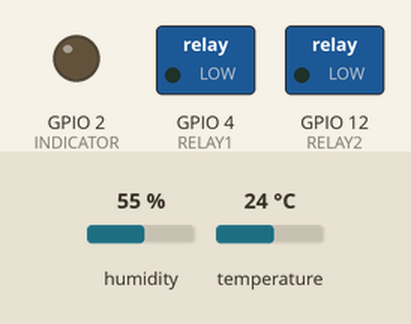
Simulated run of this sketch. Board: ESP8266 (NodeMCU). On the bench: switched loads named in the sketch (green lamp = pin HIGH), output pins drawn as LEDs (lit = HIGH). The test bench sets the inputs (shaded band); at power-on: temperature 24 °C, humidity 55 %. What the sketch prints to the serial monitor is not drawn.

Above: at 9.8 s.
9.9 s: temperature set to 21.5 °C
13.8 s: temperature set to 20.2 °C
At 15.9 s:
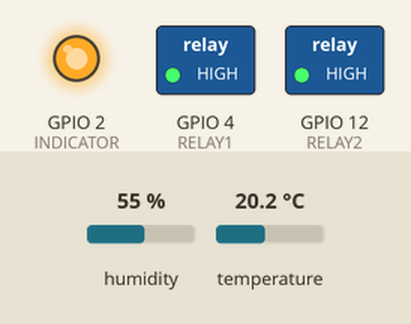
17.7 s: temperature set to 22.4 °C
21.6 s: temperature set to 23.7 °C
At 23.9 s:
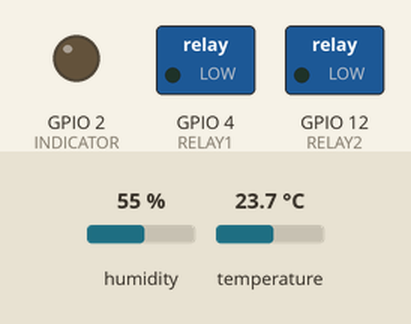
25.5 s: temperature set to 12 °C
At 27.4 s:
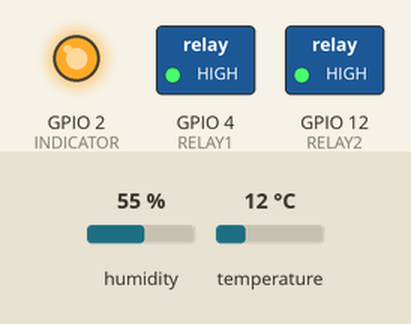
Timing chart, 0 to 28.9 s (numbered marks = the images above; inputs shaded):
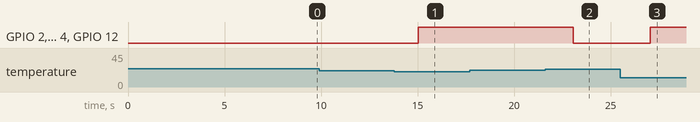

Measured:
- the behaviour switches between 21 and 20.9 °C on temperature (found by bisection; images 0 and 1)
- the behaviour switches between 23 and 23.1 °C on temperature (found by bisection; images 1 and 2)
- after the input at 13.8 s, GPIO 2 (INDICATOR), GPIO 4 (RELAY1), GPIO 12 (RELAY2): LOW → HIGH after 1.2 s
- after the input at 21.6 s, GPIO 2 (INDICATOR), GPIO 4 (RELAY1), GPIO 12 (RELAY2): HIGH → LOW after 1.4 s
- after the input at 25.5 s, GPIO 2 (INDICATOR), GPIO 4 (RELAY1), GPIO 12 (RELAY2): LOW → HIGH after 1.6 s

The sketch:

INTERFAN_3_BASIC.ino
```cpp
#include <DHT.h>
#include <Arduino.h>
#include <Adafruit_Sensor.h>
#if defined(ESP32)
#include <WiFi.h>
#elif defined(ESP8266)
#include <ESP8266WiFi.h>
#endif

//Variables
bool SAB_1;
bool SAB_2;
float humi = 404.111;
float temp = 404.111;
int outputpin = A0;
unsigned long dataMillis = 0;

#define INDICATOR 2
#define RELAY1 4
#define RELAY2 12
#define DHTPIN 5     // Digital pin connected to the DHT sensor

// Uncomment the type of sensor in use:
//#define DHTTYPE    DHT11     // DHT 11
#define DHTTYPE    DHT22     // DHT 22 (AM2302)
//#define DHTTYPE    DHT21

DHT dht(DHTPIN, DHTTYPE);

void setup()
{
    pinMode(INDICATOR,OUTPUT);
    pinMode(RELAY1,OUTPUT);
    pinMode(RELAY2,OUTPUT);

    Serial.begin(115200);
    dht.begin();

}

void loop()
{
     if (millis() - dataMillis > 7000)
       {
          //READ TEMPERATURE
          float newT = dht.readTemperature();
          if(isnan(newT)) {
          Serial.println("Failed to read from DHT sensor!");
          }else{
            temp = newT;
            Serial.println(temp);
          }
          // READ HUMIDITY
          float newH = dht.readHumidity();
          if(isnan(newH)) {
          Serial.println("Failed to read from DHT sensor!");
          }else{
            humi = newH;
            Serial.println(humi);
          }

          if(temp > 23.00){
            digitalWrite(INDICATOR, LOW); //ON, Low is ON...
            digitalWrite(RELAY1,LOW);
            digitalWrite(RELAY2,LOW);
               }

          if(temp < 21.00){
            digitalWrite(INDICATOR, HIGH); //OFF, High is Off...
            digitalWrite(RELAY1,HIGH);
            digitalWrite(RELAY2,HIGH);
               }

       }

}
```
